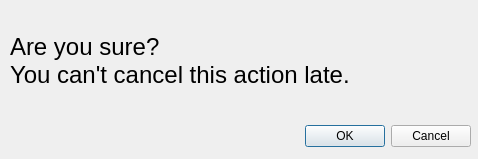
<?xml version="1.0" encoding="UTF-8"?>
<ui version="4.0">
 <class>AreYouSure</class>
 <widget class="QDialog" name="AreYouSure">
  <property name="geometry">
   <rect>
    <x>0</x>
    <y>0</y>
    <width>478</width>
    <height>159</height>
   </rect>
  </property>
  <property name="windowTitle">
   <string>Dialog</string>
  </property>
  <widget class="QDialogButtonBox" name="buttonBox">
   <property name="geometry">
    <rect>
     <x>10</x>
     <y>120</y>
     <width>461</width>
     <height>32</height>
    </rect>
   </property>
   <property name="orientation">
    <enum>Qt::Horizontal</enum>
   </property>
   <property name="standardButtons">
    <set>QDialogButtonBox::Cancel|QDialogButtonBox::Ok</set>
   </property>
  </widget>
  <widget class="QLabel" name="label">
   <property name="geometry">
    <rect>
     <x>10</x>
     <y>15</y>
     <width>461</width>
     <height>91</height>
    </rect>
   </property>
   <property name="font">
    <font>
     <pointsize>18</pointsize>
    </font>
   </property>
   <property name="text">
    <string>Are you sure? 
You can't cancel this action late.</string>
   </property>
  </widget>
 </widget>
 <resources/>
 <connections>
  <connection>
   <sender>buttonBox</sender>
   <signal>accepted()</signal>
   <receiver>AreYouSure</receiver>
   <slot>accept()</slot>
   <hints>
    <hint type="sourcelabel">
     <x>248</x>
     <y>254</y>
    </hint>
    <hint type="destinationlabel">
     <x>157</x>
     <y>274</y>
    </hint>
   </hints>
  </connection>
  <connection>
   <sender>buttonBox</sender>
   <signal>rejected()</signal>
   <receiver>AreYouSure</receiver>
   <slot>reject()</slot>
   <hints>
    <hint type="sourcelabel">
     <x>316</x>
     <y>260</y>
    </hint>
    <hint type="destinationlabel">
     <x>286</x>
     <y>274</y>
    </hint>
   </hints>
  </connection>
 </connections>
</ui>
